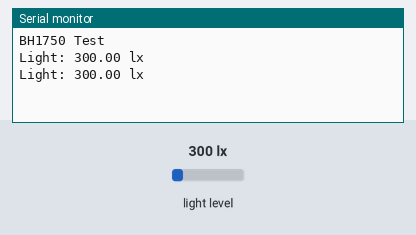
Bench run of a sketch on a simulated Arduino Uno, built with avr-gcc and run on an emulated ATmega328P. Shown: the last lines printed to the serial monitor. The inputs (shaded band) are chosen by the test bench; at power-on: light level 300 lx.

Above: at 1.8 s.
1.9 s: light level set to 40 lx
At 2.7 s:
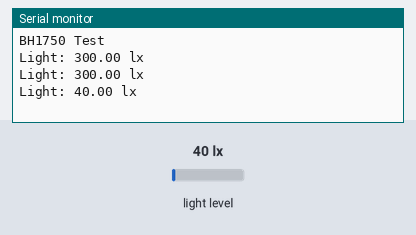
3.4 s: light level set to 500 lx
At 4.8 s:
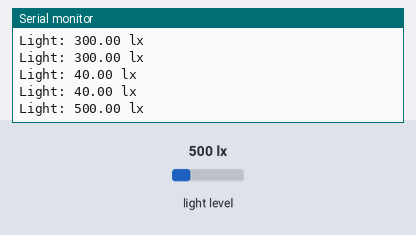
Timing chart, 0 to 6.4 s (numbered marks = the images above; inputs shaded):
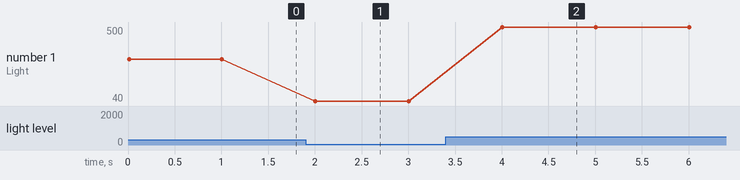

Measured:
- after the input at 1.9 s, the serial monitor: prints a new line after 0.10 s (image 1)
- after the input at 3.4 s, the serial monitor: prints a new line after 0.61 s (image 2)
- plotted number 1: 300 → 40 after the input at 1.9 s, 40 → 500 after the input at 3.4 s

The sketch:

bh1750_lightsensor.ino
```cpp
// 5V = VCC
// GND= GND, ADDR
// A4 = SDA
// A5 = SDL

#include <Wire.h>
#include <BH1750.h>

BH1750 lightMeter;

void setup(){

  Serial.begin(9600);

  // Initialize the I2C bus (BH1750 library doesn't do this automatically)
  // On esp8266 devices you can select SCL and SDA pins using Wire.begin(D4, D3);
  Wire.begin();

  lightMeter.begin();
  Serial.println(F("BH1750 Test"));

}

void loop() {

  float lux = lightMeter.readLightLevel();
  Serial.print("Light: ");
  Serial.print(lux);
  Serial.println(" lx");
  delay(1000);

}
```
